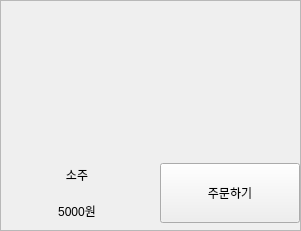
            <widget class="QFrame" name="frame_19">
             <property name="minimumSize">
              <size>
               <width>301</width>
               <height>231</height>
              </size>
             </property>
             <property name="maximumSize">
              <size>
               <width>301</width>
               <height>231</height>
              </size>
             </property>
             <property name="frameShape">
              <enum>QFrame::StyledPanel</enum>
             </property>
             <property name="frameShadow">
              <enum>QFrame::Raised</enum>
             </property>
             <widget class="QWidget" name="verticalLayoutWidget_23">
              <property name="geometry">
               <rect>
                <x>0</x>
                <y>0</y>
                <width>302</width>
                <height>228</height>
               </rect>
              </property>
              <layout class="QVBoxLayout" name="verticalLayout_51">
               <item>
                <widget class="QLabel" name="label_74">
                 <property name="minimumSize">
                  <size>
                   <width>300</width>
                   <height>150</height>
                  </size>
                 </property>
                 <property name="maximumSize">
                  <size>
                   <width>300</width>
                   <height>150</height>
                  </size>
                 </property>
                 <property name="text">
                  <string/>
                 </property>
                 <property name="pixmap">
                  <pixmap>../img/소주.jpg</pixmap>
                 </property>
                 <property name="scaledContents">
                  <bool>true</bool>
                 </property>
                </widget>
               </item>
               <item>
                <layout class="QHBoxLayout" name="horizontalLayout_26">
                 <item>
                  <layout class="QVBoxLayout" name="verticalLayout_52">
                   <item>
                    <widget class="QLabel" name="label_75">
                     <property name="minimumSize">
                      <size>
                       <width>150</width>
                       <height>30</height>
                      </size>
                     </property>
                     <property name="maximumSize">
                      <size>
                       <width>150</width>
                       <height>30</height>
                      </size>
                     </property>
                     <property name="layoutDirection">
                      <enum>Qt::LeftToRight</enum>
                     </property>
                     <property name="text">
                      <string>소주</string>
                     </property>
                     <property name="alignment">
                      <set>Qt::AlignCenter</set>
                     </property>
                    </widget>
                   </item>
                   <item>
                    <widget class="QLabel" name="label_76">
                     <property name="minimumSize">
                      <size>
                       <width>150</width>
                       <height>30</height>
                      </size>
                     </property>
                     <property name="maximumSize">
                      <size>
                       <width>150</width>
                       <height>30</height>
                      </size>
                     </property>
                     <property name="text">
                      <string>5000원</string>
                     </property>
                     <property name="alignment">
                      <set>Qt::AlignCenter</set>
                     </property>
                    </widget>
                   </item>
                  </layout>
                 </item>
                 <item>
                  <widget class="QPushButton" name="selectButton_16">
                   <property name="minimumSize">
                    <size>
                     <width>140</width>
                     <height>60</height>
                    </size>
                   </property>
                   <property name="maximumSize">
                    <size>
                     <width>140</width>
                     <height>60</height>
                    </size>
                   </property>
                   <property name="styleSheet">
                    <string notr="true">QPushButton:pressed {
    background-color: grey;  /* 버튼을 눌렀을 때 배경색 */
    color: white;            /* 버튼을 눌렀을 때 글자색 */
}</string>
                   </property>
                   <property name="text">
                    <string>주문하기</string>
                   </property>
                  </widget>
                 </item>
                </layout>
               </item>
              </layout>
             </widget>
            </widget>
